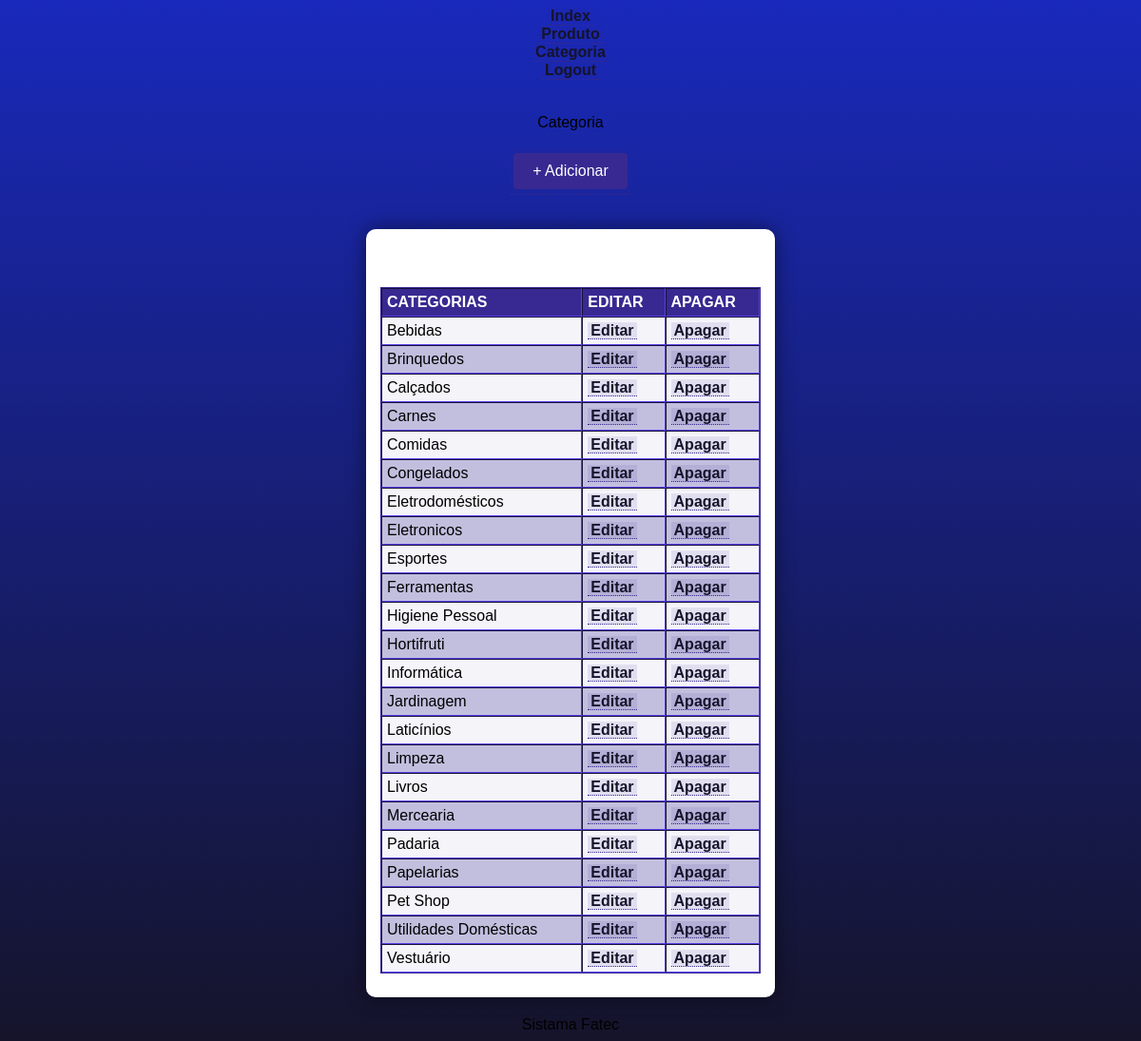
Page /vendedor/cat/index.php (signed in) on the committed database.
### tables this page shows
CREATE TABLE `cat` (
  `id_cat` int(11) NOT NULL,
  `nome_cat` varchar(255) NOT NULL
);

### vendedor/cat/index.php (the view, shortened to what this page needs)
<?php
include("../config.php");
include("../../layout/header.php");
include("../menu.php");
?>
<br><br>Categoria<br><br>
<a href="/projetocrud/vendedor/cat/add.php"><input type="button" value="+ Adicionar"></a><br><br>
<section>
<?php
$link = mysqli_connect("localhost", "root", "", "sistema");
$sql = "SELECT * FROM cat ORDER BY nome_cat";
$result = mysqli_query($link, $sql);
echo"<br><br>";
echo "<table border = '1px'>";
    echo "<tr>";
        echo "<th>";
            echo "CATEGORIAS";
        echo "</th>";
        echo "<th>";
            echo "EDITAR";
        echo "</th>";
        echo "<th>";
            echo "APAGAR";
        echo "</th>";
    echo "</tr>";
while ($row = mysqli_fetch_assoc($result)){
?>
    <tr>
        <td>
            <?=$row["nome_cat"];?>
        </td>
        <td>
           <a href="/projetocrud/vendedor/cat/edit.php?id_cat=<?=$row["id_cat"];?>">Editar</a>
        </td>
        <td>
           <a href="/projetocrud/vendedor/cat/delet.php?id_cat=<?=$row["id_cat"];?>">Apagar</a>
        </td>
    </tr>
<?php
}
?>
</table>
</section>
<?php
include("../../layout/footer.php");
?>

### vendedor/config.php (shortened to what this page needs)
<link rel="stylesheet" href="/projetocrud/style.css">
<link rel="stylesheet" href="/projetocrud/style_vend.css">

### layout/header.php (shortened to what this page needs)
<html>
    <head>
    </head>
<body style="background-color: <?=$bgc;?>;">

### vendedor/menu.php
<a href="/projetocrud/vendedor/index.php">Index</a>
<a href="/projetocrud/vendedor/prod">Produto</a>
<a href="/projetocrud/vendedor/cat">Categoria</a>
<a href="/projetocrud/vendedor/logout.php">Logout</a>

### layout/footer.php
 <div>
    Sistama Fatec
 </div>
 </body>
</html>

### style.css (style rules this page uses)
* { font-family: Verdana, Geneva, Tahoma, sans-serif; box-sizing: border-box; }
header, main, section, article { max-width: 700px; }
main, section, article { background-color: white; padding: 15px; margin-bottom: 20px; border-radius: 10px; box-shadow: 0px 0px 20px rgba(0, 0, 0, 0.502); }
a { color: #15142b; background-color: rgba(55, 41, 145, 0.1); padding: 0 3px; font-weight: 600; text-decoration: none; border-bottom: .5px dotted #372991; }
table { min-width: 400px; border-spacing: 0px; border: 0.5px solid #372991; margin: 10px auto; }
table th { background-color: #372991; color: white; padding: 5px; text-align: left; }
table td { padding: 5px; }
table tr { background-color: rgba(55, 41, 145, 0.05); }
table tr:nth-child(odd) { background-color: rgba(55, 41, 145, 0.3); }
input[type=button], button { width: 100%; background-color: #372991; font-size: 1em; color: white; padding: 10px 20px; margin: 5px 0; border: none; border-radius: 4px; cursor: pointer; }

### style_vend.css (style rules this page uses)
body { background-color: #15142b; background-image: linear-gradient(180deg, #1929bb, #15142b); background-repeat: no-repeat; background-position: center center; background-size: cover; background-attachment: fixed; display: flex; flex-direction: column; flex-wrap: nowrap; justify-content: center; align-items: center; }

### rows in the picture
cat: nome_cat "Bebidas"
cat: nome_cat "Brinquedos"
cat: nome_cat "Calçados"
cat: nome_cat "Carnes"
cat: nome_cat "Comidas"
cat: nome_cat "Congelados"
cat: nome_cat "Eletrodomésticos"
cat: nome_cat "Eletronicos"
cat: nome_cat "Esportes"
cat: nome_cat "Ferramentas"
cat: nome_cat "Higiene Pessoal"
cat: nome_cat "Hortifruti"
cat: nome_cat "Informática"
cat: nome_cat "Jardinagem"
cat: nome_cat "Laticínios"
cat: nome_cat "Limpeza"
cat: nome_cat "Livros"
cat: nome_cat "Mercearia"
cat: nome_cat "Padaria"
cat: nome_cat "Papelarias"
cat: nome_cat "Pet Shop"
cat: nome_cat "Utilidades Domésticas"
cat: nome_cat "Vestuário"
